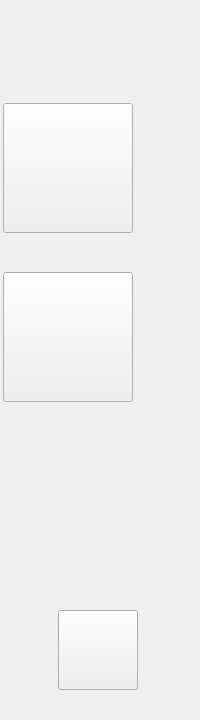
    <widget class="QWidget" name="widget" native="true">
     <property name="sizePolicy">
      <sizepolicy hsizetype="Fixed" vsizetype="Ignored">
       <horstretch>0</horstretch>
       <verstretch>0</verstretch>
      </sizepolicy>
     </property>
     <property name="minimumSize">
      <size>
       <width>130</width>
       <height>720</height>
      </size>
     </property>
     <property name="maximumSize">
      <size>
       <width>16777215</width>
       <height>720</height>
      </size>
     </property>
     <layout class="QVBoxLayout" name="verticalLayout" stretch="0,1,1,1,0">
      <property name="spacing">
       <number>20</number>
      </property>
      <property name="sizeConstraint">
       <enum>QLayout::SetDefaultConstraint</enum>
      </property>
      <property name="leftMargin">
       <number>3</number>
      </property>
      <property name="topMargin">
       <number>20</number>
      </property>
      <property name="rightMargin">
       <number>7</number>
      </property>
      <item>
       <widget class="QLabel" name="label_5">
        <property name="sizePolicy">
         <sizepolicy hsizetype="Fixed" vsizetype="Fixed">
          <horstretch>0</horstretch>
          <verstretch>0</verstretch>
         </sizepolicy>
        </property>
        <property name="minimumSize">
         <size>
          <width>130</width>
          <height>25</height>
         </size>
        </property>
        <property name="maximumSize">
         <size>
          <width>130</width>
          <height>25</height>
         </size>
        </property>
        <property name="styleSheet">
         <string notr="true">#label_5 {
border-image:url(:/images/logo.png);
}</string>
        </property>
        <property name="text">
         <string/>
        </property>
       </widget>
      </item>
      <item>
       <widget class="QPushButton" name="ControlPage">
        <property name="sizePolicy">
         <sizepolicy hsizetype="Fixed" vsizetype="Fixed">
          <horstretch>0</horstretch>
          <verstretch>1</verstretch>
         </sizepolicy>
        </property>
        <property name="minimumSize">
         <size>
          <width>130</width>
          <height>130</height>
         </size>
        </property>
        <property name="styleSheet">
         <string notr="true">#ControlPage {
border-image:url(:/images/Setting_Unpressed.png);
}</string>
        </property>
        <property name="text">
         <string/>
        </property>
       </widget>
      </item>
      <item>
       <widget class="QPushButton" name="RegisterPCPage">
        <property name="sizePolicy">
         <sizepolicy hsizetype="Fixed" vsizetype="Fixed">
          <horstretch>0</horstretch>
          <verstretch>1</verstretch>
         </sizepolicy>
        </property>
        <property name="minimumSize">
         <size>
          <width>130</width>
          <height>130</height>
         </size>
        </property>
        <property name="styleSheet">
         <string notr="true">#RegisterPCPage {


border-image:url(:/images/RegisterPC_Unpressed.png);



}</string>
        </property>
        <property name="text">
         <string/>
        </property>
       </widget>
      </item>
      <item>
       <widget class="QPushButton" name="RegisterUserPage">
        <property name="sizePolicy">
         <sizepolicy hsizetype="Fixed" vsizetype="Fixed">
          <horstretch>0</horstretch>
          <verstretch>1</verstretch>
         </sizepolicy>
        </property>
        <property name="minimumSize">
         <size>
          <width>130</width>
          <height>130</height>
         </size>
        </property>
        <property name="styleSheet">
         <string notr="true">#RegisterUserPage {

border-image:url(:/images/Register_Unpressed.png);
border-radius:30px

}</string>
        </property>
        <property name="text">
         <string/>
        </property>
       </widget>
      </item>
      <item>
       <layout class="QGridLayout" name="gridLayout_27">
        <item row="0" column="0">
         <widget class="QPushButton" name="AboutMePage">
          <property name="sizePolicy">
           <sizepolicy hsizetype="Fixed" vsizetype="Fixed">
            <horstretch>0</horstretch>
            <verstretch>1</verstretch>
           </sizepolicy>
          </property>
          <property name="minimumSize">
           <size>
            <width>80</width>
            <height>80</height>
           </size>
          </property>
          <property name="styleSheet">
           <string notr="true">#AboutMePage {
border-image:url(:/images/logout.png);
}</string>
          </property>
          <property name="text">
           <string/>
          </property>
         </widget>
        </item>
       </layout>
      </item>
     </layout>
    </widget>
